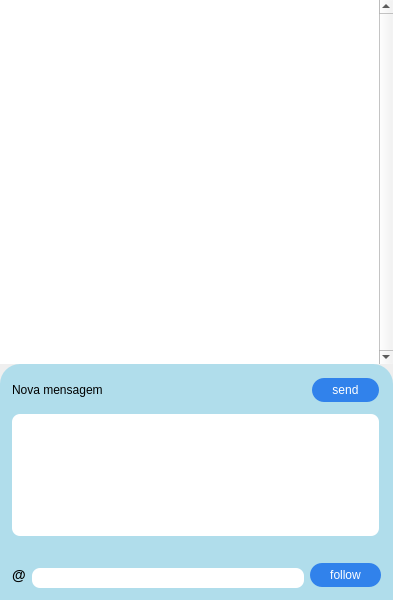
<?xml version="1.0" encoding="UTF-8"?>
<ui version="4.0">
 <class>MainWindow</class>
 <widget class="QMainWindow" name="MainWindow">
  <property name="geometry">
   <rect>
    <x>0</x>
    <y>0</y>
    <width>393</width>
    <height>600</height>
   </rect>
  </property>
  <property name="sizePolicy">
   <sizepolicy hsizetype="Fixed" vsizetype="Preferred">
    <horstretch>0</horstretch>
    <verstretch>0</verstretch>
   </sizepolicy>
  </property>
  <property name="minimumSize">
   <size>
    <width>393</width>
    <height>600</height>
   </size>
  </property>
  <property name="maximumSize">
   <size>
    <width>393</width>
    <height>16777215</height>
   </size>
  </property>
  <property name="windowTitle">
   <string>MainWindow</string>
  </property>
  <widget class="QWidget" name="centralWidget">
   <property name="styleSheet">
    <string notr="true">.QWidget {
	padding: 0px;
}</string>
   </property>
   <layout class="QVBoxLayout" name="verticalLayout">
    <property name="spacing">
     <number>0</number>
    </property>
    <property name="leftMargin">
     <number>0</number>
    </property>
    <property name="topMargin">
     <number>0</number>
    </property>
    <property name="rightMargin">
     <number>0</number>
    </property>
    <property name="bottomMargin">
     <number>0</number>
    </property>
    <item>
     <widget class="QListWidget" name="mensagens_recebidas">
      <property name="frameShape">
       <enum>QFrame::NoFrame</enum>
      </property>
      <property name="frameShadow">
       <enum>QFrame::Plain</enum>
      </property>
      <property name="verticalScrollBarPolicy">
       <enum>Qt::ScrollBarAlwaysOn</enum>
      </property>
      <property name="horizontalScrollBarPolicy">
       <enum>Qt::ScrollBarAlwaysOff</enum>
      </property>
      <property name="sizeAdjustPolicy">
       <enum>QAbstractScrollArea::AdjustToContents</enum>
      </property>
      <property name="autoScroll">
       <bool>true</bool>
      </property>
      <property name="autoScrollMargin">
       <number>0</number>
      </property>
      <property name="editTriggers">
       <set>QAbstractItemView::NoEditTriggers</set>
      </property>
      <property name="showDropIndicator" stdset="0">
       <bool>false</bool>
      </property>
      <property name="dragDropMode">
       <enum>QAbstractItemView::DragOnly</enum>
      </property>
      <property name="defaultDropAction">
       <enum>Qt::IgnoreAction</enum>
      </property>
      <property name="selectionMode">
       <enum>QAbstractItemView::NoSelection</enum>
      </property>
      <property name="verticalScrollMode">
       <enum>QAbstractItemView::ScrollPerPixel</enum>
      </property>
      <property name="horizontalScrollMode">
       <enum>QAbstractItemView::ScrollPerPixel</enum>
      </property>
      <property name="movement">
       <enum>QListView::Free</enum>
      </property>
      <property name="spacing">
       <number>1</number>
      </property>
     </widget>
    </item>
    <item>
     <widget class="QFrame" name="frame">
      <property name="maximumSize">
       <size>
        <width>16777215</width>
        <height>186</height>
       </size>
      </property>
      <property name="styleSheet">
       <string notr="true">.QFrame {
	width: 100%;
	border-top-left-radius: 20px;
	border-top-right-radius: 20px;
	background: #B0DDEB;
	padding: 3px;
	max-height:	180px;
}
</string>
      </property>
      <property name="frameShape">
       <enum>QFrame::StyledPanel</enum>
      </property>
      <property name="frameShadow">
       <enum>QFrame::Raised</enum>
      </property>
      <layout class="QGridLayout" name="gridLayout">
       <property name="leftMargin">
        <number>9</number>
       </property>
       <item row="4" column="0" colspan="3">
        <widget class="QTextEdit" name="area_mensagem">
         <property name="styleSheet">
          <string notr="true">.QTextEdit {
	border-radius: 8px;
	background: #FFF;
	padding: 5px;
	margin-top: 6px;
}
</string>
         </property>
        </widget>
       </item>
       <item row="2" column="2">
        <widget class="QPushButton" name="enviar">
         <property name="styleSheet">
          <string notr="true">QPushButton {
	color: #FFF;
	border-radius: 12px;
	background: #3182EB;
	padding: 5px 20px;
}

QPushButton:hover {
	background: #79ACEE;
}

QPushButton:pressed {
	background: #163B6B;
}</string>
         </property>
         <property name="text">
          <string>send</string>
         </property>
        </widget>
       </item>
       <item row="2" column="0">
        <widget class="QLabel" name="label">
         <property name="text">
          <string>Nova mensagem</string>
         </property>
        </widget>
       </item>
       <item row="2" column="1">
        <spacer name="horizontalSpacer">
         <property name="orientation">
          <enum>Qt::Horizontal</enum>
         </property>
         <property name="sizeHint" stdset="0">
          <size>
           <width>40</width>
           <height>20</height>
          </size>
         </property>
        </spacer>
       </item>
      </layout>
     </widget>
    </item>
    <item>
     <widget class="QFrame" name="follow">
      <property name="minimumSize">
       <size>
        <width>0</width>
        <height>50</height>
       </size>
      </property>
      <property name="maximumSize">
       <size>
        <width>16777215</width>
        <height>50</height>
       </size>
      </property>
      <property name="styleSheet">
       <string notr="true">.QFrame {
	background: #B0DDEB;
	padding: 0.5px;
}
</string>
      </property>
      <property name="frameShape">
       <enum>QFrame::NoFrame</enum>
      </property>
      <property name="frameShadow">
       <enum>QFrame::Plain</enum>
      </property>
      <layout class="QHBoxLayout" name="horizontalLayout">
       <item>
        <widget class="QLabel" name="label_2">
         <property name="text">
          <string>&lt;h3&gt;@&lt;/h3&gt;</string>
         </property>
        </widget>
       </item>
       <item>
        <widget class="QTextEdit" name="perfil">
         <property name="maximumSize">
          <size>
           <width>16777215</width>
           <height>30</height>
          </size>
         </property>
         <property name="styleSheet">
          <string notr="true">.QTextEdit {
	border-radius: 8px;
	background: #FFF;
	padding: 5px;
	margin-top: 6px;
}
</string>
         </property>
         <property name="verticalScrollBarPolicy">
          <enum>Qt::ScrollBarAlwaysOff</enum>
         </property>
        </widget>
       </item>
       <item>
        <widget class="QPushButton" name="follow_button">
         <property name="styleSheet">
          <string notr="true">QPushButton {
	color: #FFF;
	border-radius: 12px;
	background: #3182EB;
	padding: 5px 20px;
}

QPushButton:hover {
	background: #79ACEE;
}

QPushButton:pressed {
	background: #163B6B;
}</string>
         </property>
         <property name="text">
          <string>follow</string>
         </property>
        </widget>
       </item>
      </layout>
     </widget>
    </item>
   </layout>
  </widget>
 </widget>
 <layoutdefault spacing="6" margin="11"/>
 <resources/>
 <connections/>
</ui>
